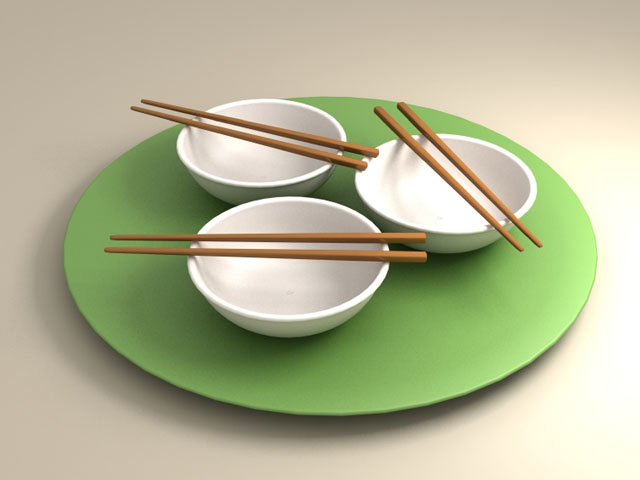
#> input picture resource/sushiplate.jpg, 640 x 480 px
$ python piltest.py
#> lines starting #> are read from the running program, lines starting #| are printed output that depends on the picture
import numpy as np
from PIL import Image

a = np.array(Image.open('../resource/sushiplate.jpg'))
#> a is the input picture: shape (480, 640, 3); mean R, G, B 179.6, 181.8, 149.3
b = [255,255,255] - a
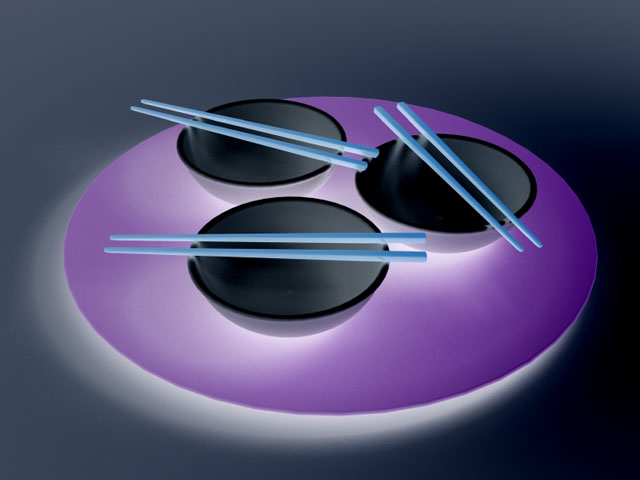
#> b: shape (480, 640, 3) int64; mean R, G, B 75.4, 73.2, 105.7
im = Image.fromarray(b.astype('uint8'))
im.save('new.jpg')

$ run again, with resource/paltanen_1024x768.jpg copied over resource/sushiplate.jpg
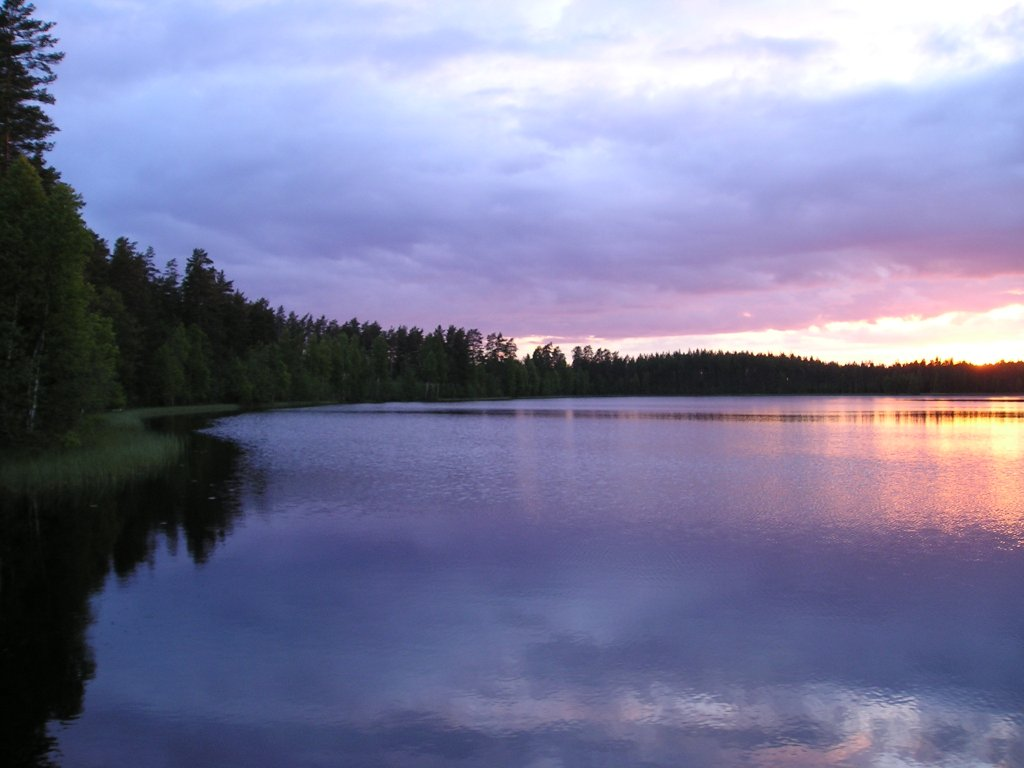
#> input picture resource/paltanen_1024x768.jpg, 1024 x 768 px
#> a is the input picture: shape (768, 1024, 3); mean R, G, B 123.2, 123.1, 155.8
#> `b = [255,255,255] - a`:
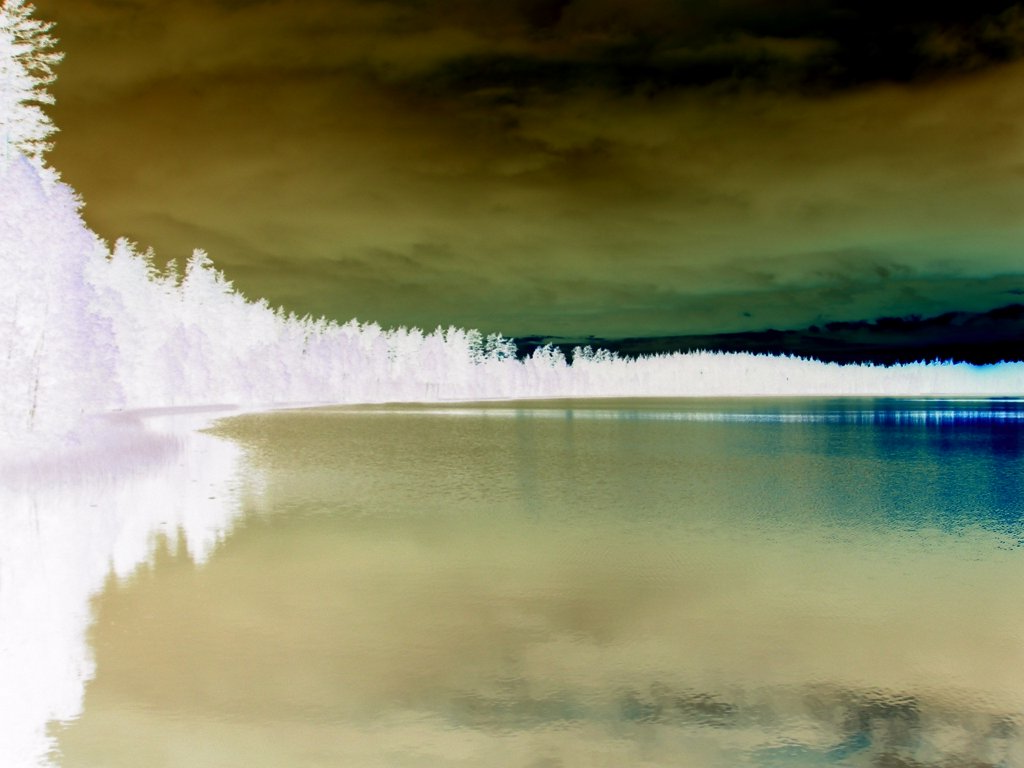
#> b: shape (768, 1024, 3) int64; mean R, G, B 131.8, 131.9, 99.2
